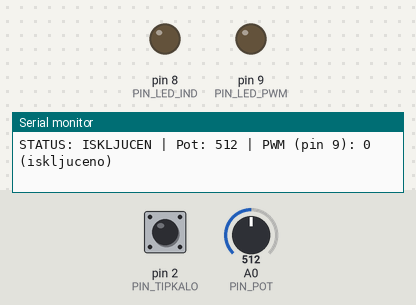
Simulated run of this sketch. Board: Arduino Uno, built with avr-gcc and run on an emulated ATmega328P. Parts: output pins drawn as LEDs (lit = HIGH), the last lines printed to the serial monitor. Inputs (shaded band) come from the test bench; at power-on: pin 2 (PIN_TIPKALO) HIGH, A0 (PIN_POT) = 512.

Above: at 1.2 s.
1.3 s: pin 2 (PIN_TIPKALO) pulled LOW for 0.15 s
At 2.2 s:
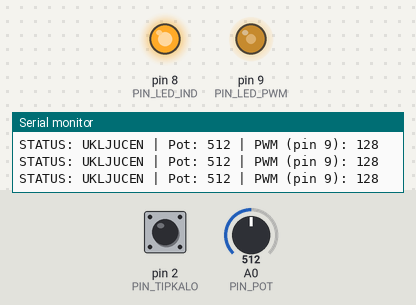
2.9 s: A0 (PIN_POT) set to 122
At 4.1 s:
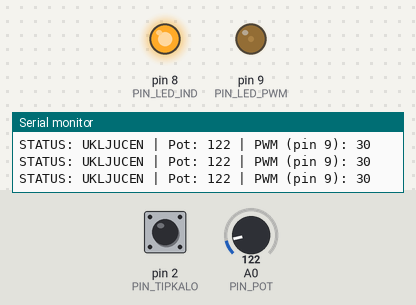
4.4 s: A0 (PIN_POT) set to 0
At 4.9 s:
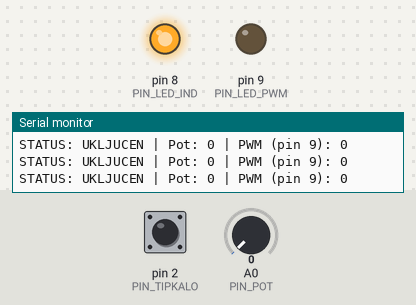
5.9 s: A0 (PIN_POT) set to 2
8.9 s: A0 (PIN_POT) set to 5
At 9.6 s:
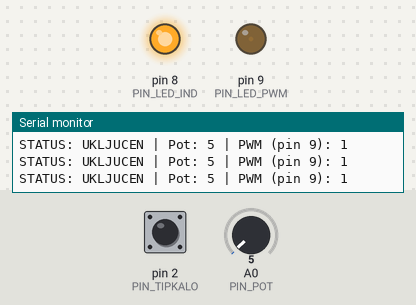
11.9 s: A0 (PIN_POT) set to 1023
At 12.5 s:
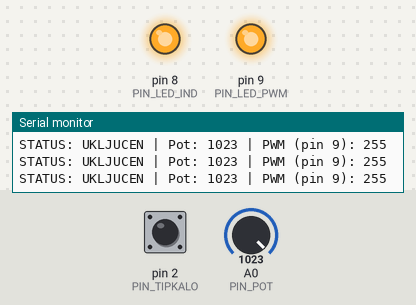
Timing chart, 0 to 14.4 s (numbered marks = the images above; inputs shaded):
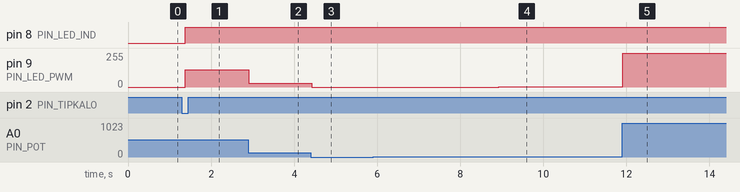

Measured:
- after the input at 1.3 s, pin 8 (PIN_LED_IND): LOW → HIGH after 0.08 s; pin 9 (PIN_LED_PWM): 0/255 → 128/255 after 0.08 s
- after the input at 2.9 s, pin 9 (PIN_LED_PWM): 128/255 → 30/255 at once
- after the input at 4.4 s, pin 9 (PIN_LED_PWM): 30/255 → 0/255 at once
- after the input at 8.9 s, pin 9 (PIN_LED_PWM): 0/255 → 1/255 at once
- after the input at 11.9 s, pin 9 (PIN_LED_PWM): 1/255 → 255/255 at once

The sketch:

primjer_AD_ulaz_izlaz.ino
```cpp
/* =========================================================
   1. PRETPROCESORSKI BLOK (#define)
   =========================================================
   Definiranje fizičkih priključaka mikroupravljača.
   Ne zauzima radnu memoriju (SRAM) kontrolera.
*/
#define PIN_TIPKALO 2
#define PIN_POT A0
#define PIN_LED_PWM 9
#define PIN_LED_IND 8

/* =========================================================
   2. BLOK VARIJABLI
   =========================================================
   Deklaracija memorijskih varijabli u radnoj memoriji.
*/
int stanjeTipkala;
int zadnjeStanjeTipkala = 1;
int vrijednostPot;
int pwmIzlaz;
bool sustavUkljucen = false;

/* =========================================================
   3. FUNKCIJA SETUP (Početno konfiguriranje sustava)
   =========================================================
   Izvodi se točno jednom pri uključenju napajanja.
*/
void setup() {
  // Pokretanje serijske komunikacije brzinom 9600 bauda
  Serial.begin(9600);

  // Konfiguracija ulaza uz interni pull-up otpornik
  pinMode(PIN_TIPKALO, INPUT_PULLUP);
  pinMode(PIN_POT, INPUT);

  // Konfiguracija digitalnih izlaza
  pinMode(PIN_LED_PWM, OUTPUT);
  pinMode(PIN_LED_IND, OUTPUT);

  // Postavljanje početnog sigurnosnog nultog stanja
  analogWrite(PIN_LED_PWM, 0);
  digitalWrite(PIN_LED_IND, LOW);

  Serial.println("Sustav ugradbene regulacije spreman.");
}

/* =========================================================
   4. FUNKCIJA LOOP (Glavni radni ciklus)
   =========================================================
   Izvodi se neprekidno u beskonačnoj petlji u stvarnom vremenu.
*/
void loop() {
  // Očitavanje trenutnih stanja senzora i ulaza
  stanjeTipkala = digitalRead(PIN_TIPKALO);
  vrijednostPot = analogRead(PIN_POT);

  // Detekcija silaznog brida (prijelaz s HIGH na LOW)
  if (stanjeTipkala == LOW && zadnjeStanjeTipkala == HIGH) {
    sustavUkljucen = !sustavUkljucen; // Preokretanje stanja
    delay(50);                        // Debouncing zadrška za kontaktne smetnje
  }
  zadnjeStanjeTipkala = stanjeTipkala;

  // Upravljanje aktuatorima ovisno o stanju sustava
  if (sustavUkljucen) {
    digitalWrite(PIN_LED_IND, HIGH); // Indikatorska LED svijetli

    // Skaliranje 10-bitnog očitanja (0-1023) u 8-bitni PWM (0-255)
    pwmIzlaz = vrijednostPot / 4;
    pwmIzlaz = constrain(pwmIzlaz, 0, 255); // Clamping zaštita

    analogWrite(PIN_LED_PWM, pwmIzlaz);

    // Telemetrijski ispis
    Serial.print("STATUS: UKLJUCEN | Pot: ");
    Serial.print(vrijednostPot);
    Serial.print(" | PWM (pin 9): ");
    Serial.println(pwmIzlaz);
  } else {
    // Sigurnosno stanje kada je sustav isključen
    digitalWrite(PIN_LED_IND, LOW);
    analogWrite(PIN_LED_PWM, 0); // Eksplicitno gašenje trošila

    Serial.print("STATUS: ISKLJUCEN | Pot: ");
    Serial.print(vrijednostPot);
    Serial.println(" | PWM (pin 9): 0 (iskljuceno)");
  }

  delay(50); // Stabilizacijska zadrška ciklusa
}
```
